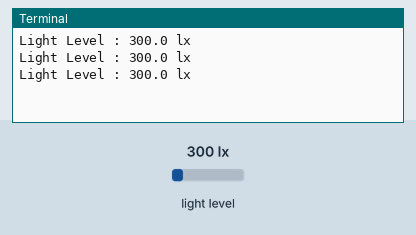
A program run on a simulated Raspberry Pi (BCM pin numbers). On the bench: the last lines printed to the terminal. The test bench sets the inputs (shaded band); at power-on: light level 300 lx.

Above: at 1.2 s.
1.3 s: light level set to 40 lx
At 1.9 s:
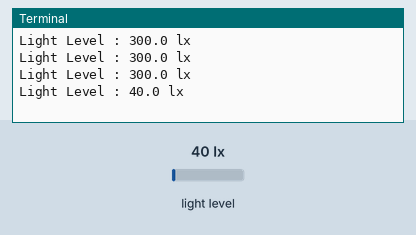
2.8 s: light level set to 500 lx
At 3.4 s:
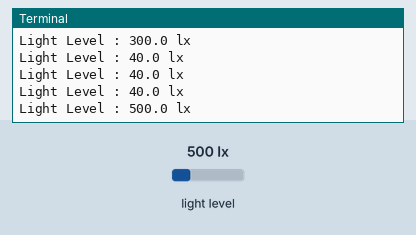
Timing chart, 0 to 5.8 s (numbered marks = the images above; inputs shaded):
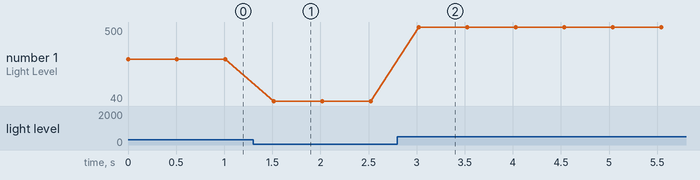

The program:

bh1750.py
```python
#!/usr/bin/env python
import smbus
import time

# Define some constants from the datasheet

DEVICE = 0x23  # Default device I2C address

POWER_DOWN = 0x00  # No active state
POWER_ON = 0x01  # Power on
RESET = 0x07  # Reset data register value

# Start measurement at 4lx resolution. Time typically 16ms.
CONTINUOUS_LOW_RES_MODE = 0x13

# Start measurement at 1lx resolution. Time typically 120ms
CONTINUOUS_HIGH_RES_MODE_1 = 0x10

# Start measurement at 0.5lx resolution. Time typically 120ms
CONTINUOUS_HIGH_RES_MODE_2 = 0x11

# Start measurement at 1lx resolution. Time typically 120ms
# Device is automatically set to Power Down after measurement.
ONE_TIME_HIGH_RES_MODE_1 = 0x20

# Start measurement at 0.5lx resolution. Time typically 120ms
# Device is automatically set to Power Down after measurement.
ONE_TIME_HIGH_RES_MODE_2 = 0x21

# Start measurement at 1lx resolution. Time typically 120ms
# Device is automatically set to Power Down after measurement.
ONE_TIME_LOW_RES_MODE = 0x23


def convertToNumber(data):
    # Simple function to convert 2 bytes of data
    # into a decimal number
    return ((data[1] + (256 * data[0])) / 1.2)


def readLight(bus, addr=DEVICE):
    data = bus.read_i2c_block_data(addr, ONE_TIME_HIGH_RES_MODE_1)
    return convertToNumber(data)


def main():
    bus = smbus.SMBus(1)

    while True:
        print(u"Light Level : %s lx" % str(readLight(bus)))
        time.sleep(0.5)


if __name__ == u"__main__":
    main()
```

Measured:
- after the input at 1.3 s, the terminal: prints a new line after 0.21 s (image 1)
- after the input at 2.8 s, the terminal: prints a new line after 0.22 s (image 2)
- plotted number 1: 300 → 40 after the input at 1.3 s, 40 → 500 after the input at 2.8 s
